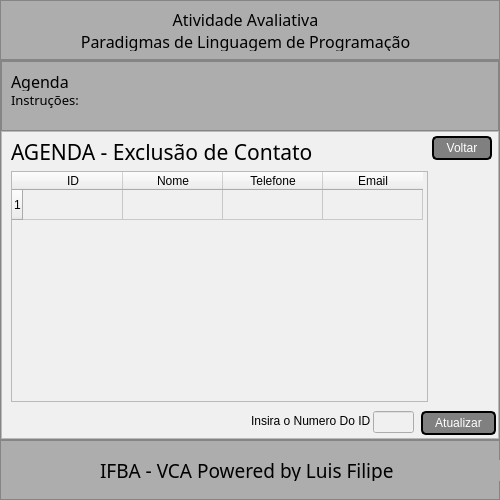
<?xml version="1.0" encoding="UTF-8"?>
<ui version="4.0">
 <class>MainWindow</class>
 <widget class="QMainWindow" name="MainWindow">
  <property name="geometry">
   <rect>
    <x>0</x>
    <y>0</y>
    <width>500</width>
    <height>500</height>
   </rect>
  </property>
  <property name="minimumSize">
   <size>
    <width>500</width>
    <height>500</height>
   </size>
  </property>
  <property name="maximumSize">
   <size>
    <width>500</width>
    <height>16777215</height>
   </size>
  </property>
  <property name="windowTitle">
   <string>MainWindow</string>
  </property>
  <widget class="QWidget" name="centralwidget">
   <widget class="QFrame" name="frame_Top">
    <property name="geometry">
     <rect>
      <x>0</x>
      <y>0</y>
      <width>500</width>
      <height>60</height>
     </rect>
    </property>
    <property name="maximumSize">
     <size>
      <width>16777215</width>
      <height>60</height>
     </size>
    </property>
    <property name="styleSheet">
     <string notr="true">background-color: rgb(173, 173, 173);</string>
    </property>
    <property name="frameShape">
     <enum>QFrame::StyledPanel</enum>
    </property>
    <property name="frameShadow">
     <enum>QFrame::Raised</enum>
    </property>
    <widget class="QLabel" name="label_6">
     <property name="geometry">
      <rect>
       <x>10</x>
       <y>10</y>
       <width>471</width>
       <height>41</height>
      </rect>
     </property>
     <property name="font">
      <font>
       <family>Snap ITC</family>
       <pointsize>12</pointsize>
      </font>
     </property>
     <property name="styleSheet">
      <string notr="true">color: black</string>
     </property>
     <property name="text">
      <string>Atividade Avaliativa
Paradigmas de Linguagem de Programação</string>
     </property>
     <property name="alignment">
      <set>Qt::AlignCenter</set>
     </property>
    </widget>
   </widget>
   <widget class="QFrame" name="frame_Content">
    <property name="geometry">
     <rect>
      <x>0</x>
      <y>60</y>
      <width>500</width>
      <height>380</height>
     </rect>
    </property>
    <property name="styleSheet">
     <string notr="true">background-color: rgb(173, 173, 173);
</string>
    </property>
    <property name="frameShape">
     <enum>QFrame::StyledPanel</enum>
    </property>
    <property name="frameShadow">
     <enum>QFrame::Raised</enum>
    </property>
    <layout class="QVBoxLayout" name="verticalLayout_2">
     <property name="spacing">
      <number>0</number>
     </property>
     <property name="leftMargin">
      <number>0</number>
     </property>
     <property name="topMargin">
      <number>0</number>
     </property>
     <property name="rightMargin">
      <number>0</number>
     </property>
     <property name="bottomMargin">
      <number>0</number>
     </property>
     <item>
      <widget class="QFrame" name="frame">
       <property name="maximumSize">
        <size>
         <width>16777215</width>
         <height>70</height>
        </size>
       </property>
       <property name="styleSheet">
        <string notr="true">background-color: rgb(173, 173, 173);</string>
       </property>
       <property name="frameShape">
        <enum>QFrame::StyledPanel</enum>
       </property>
       <property name="frameShadow">
        <enum>QFrame::Raised</enum>
       </property>
       <widget class="QLabel" name="label_4">
        <property name="geometry">
         <rect>
          <x>10</x>
          <y>10</y>
          <width>471</width>
          <height>21</height>
         </rect>
        </property>
        <property name="font">
         <font>
          <family>Snap ITC</family>
          <pointsize>12</pointsize>
         </font>
        </property>
        <property name="text">
         <string>Agenda</string>
        </property>
       </widget>
       <widget class="QLabel" name="label_5">
        <property name="geometry">
         <rect>
          <x>10</x>
          <y>30</y>
          <width>481</width>
          <height>21</height>
         </rect>
        </property>
        <property name="font">
         <font>
          <family>Broadway</family>
          <pointsize>10</pointsize>
         </font>
        </property>
        <property name="text">
         <string>Instruções:</string>
        </property>
        <property name="alignment">
         <set>Qt::AlignLeading|Qt::AlignLeft|Qt::AlignTop</set>
        </property>
       </widget>
      </widget>
     </item>
     <item>
      <widget class="QFrame" name="frame_3">
       <property name="styleSheet">
        <string notr="true">background-color: rgb(240, 240, 240);</string>
       </property>
       <property name="frameShape">
        <enum>QFrame::StyledPanel</enum>
       </property>
       <property name="frameShadow">
        <enum>QFrame::Raised</enum>
       </property>
       <widget class="QLabel" name="label">
        <property name="geometry">
         <rect>
          <x>10</x>
          <y>10</y>
          <width>461</width>
          <height>21</height>
         </rect>
        </property>
        <property name="font">
         <font>
          <family>Bodoni MT</family>
          <pointsize>16</pointsize>
         </font>
        </property>
        <property name="text">
         <string>AGENDA - Exclusão de Contato</string>
        </property>
       </widget>
       <widget class="QTableWidget" name="tableWidget">
        <property name="geometry">
         <rect>
          <x>10</x>
          <y>40</y>
          <width>417</width>
          <height>231</height>
         </rect>
        </property>
        <property name="rowCount">
         <number>1</number>
        </property>
        <property name="columnCount">
         <number>4</number>
        </property>
        <row/>
        <column>
         <property name="text">
          <string>ID</string>
         </property>
        </column>
        <column>
         <property name="text">
          <string>Nome</string>
         </property>
        </column>
        <column>
         <property name="text">
          <string>Telefone</string>
         </property>
        </column>
        <column>
         <property name="text">
          <string>Email</string>
         </property>
        </column>
       </widget>
       <widget class="QPushButton" name="pushButton">
        <property name="geometry">
         <rect>
          <x>420</x>
          <y>280</y>
          <width>75</width>
          <height>24</height>
         </rect>
        </property>
        <property name="styleSheet">
         <string notr="true">QPushButton{
border: 2px solid black;
background-color: gray;
border-radius: 5px;
color:white
}

QPushButton:hover{
border: 2px solid red;
background-color: white;
border-radius: 5px;
color:black
}
</string>
        </property>
        <property name="text">
         <string>Atualizar</string>
        </property>
       </widget>
       <widget class="QLineEdit" name="lineEdit">
        <property name="geometry">
         <rect>
          <x>372</x>
          <y>280</y>
          <width>41</width>
          <height>22</height>
         </rect>
        </property>
       </widget>
       <widget class="QLabel" name="label_2">
        <property name="geometry">
         <rect>
          <x>250</x>
          <y>280</y>
          <width>121</width>
          <height>20</height>
         </rect>
        </property>
        <property name="text">
         <string>Insira o Numero Do ID</string>
        </property>
       </widget>
       <widget class="QPushButton" name="pushButton_2">
        <property name="geometry">
         <rect>
          <x>431</x>
          <y>5</y>
          <width>60</width>
          <height>24</height>
         </rect>
        </property>
        <property name="styleSheet">
         <string notr="true">QPushButton{
border: 2px solid black;
background-color: gray;
border-radius: 5px;
color:white
}

QPushButton:hover{
border: 2px solid red;
background-color: white;
border-radius: 5px;
color:black
}
</string>
        </property>
        <property name="text">
         <string>Voltar</string>
        </property>
       </widget>
      </widget>
     </item>
    </layout>
   </widget>
   <widget class="QFrame" name="frame_Botton">
    <property name="geometry">
     <rect>
      <x>0</x>
      <y>440</y>
      <width>500</width>
      <height>60</height>
     </rect>
    </property>
    <property name="maximumSize">
     <size>
      <width>16777215</width>
      <height>60</height>
     </size>
    </property>
    <property name="styleSheet">
     <string notr="true">background-color: rgb(173, 173, 173);</string>
    </property>
    <property name="frameShape">
     <enum>QFrame::StyledPanel</enum>
    </property>
    <property name="frameShadow">
     <enum>QFrame::Raised</enum>
    </property>
    <widget class="QLabel" name="label_7">
     <property name="geometry">
      <rect>
       <x>100</x>
       <y>20</y>
       <width>401</width>
       <height>21</height>
      </rect>
     </property>
     <property name="font">
      <font>
       <family>Snap ITC</family>
       <pointsize>14</pointsize>
      </font>
     </property>
     <property name="styleSheet">
      <string notr="true">color:black</string>
     </property>
     <property name="text">
      <string>IFBA - VCA Powered by Luis Filipe</string>
     </property>
    </widget>
   </widget>
  </widget>
 </widget>
 <resources/>
 <connections/>
</ui>
